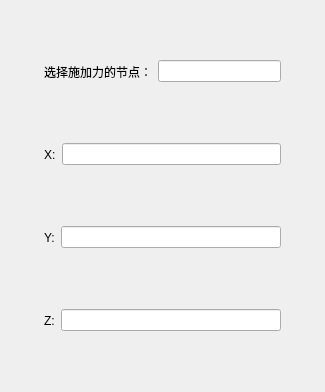
<?xml version="1.0" encoding="UTF-8"?>
<ui version="4.0">
 <class>AddLoadForceClass</class>
 <widget class="QDialog" name="AddLoadForceClass">
  <property name="geometry">
   <rect>
    <x>0</x>
    <y>0</y>
    <width>325</width>
    <height>392</height>
   </rect>
  </property>
  <property name="windowTitle">
   <string>AddLoadForce</string>
  </property>
  <layout class="QVBoxLayout" name="verticalLayout">
   <item>
    <widget class="QWidget" name="widget" native="true">
     <layout class="QVBoxLayout" name="verticalLayout_2">
      <item>
       <widget class="QWidget" name="widget_3" native="true">
        <layout class="QVBoxLayout" name="verticalLayout_3">
         <item>
          <widget class="QWidget" name="widget_2" native="true">
           <property name="maximumSize">
            <size>
             <width>16777215</width>
             <height>16777215</height>
            </size>
           </property>
           <layout class="QHBoxLayout" name="horizontalLayout">
            <item>
             <widget class="QLabel" name="label">
              <property name="text">
               <string>选择施加力的节点：</string>
              </property>
             </widget>
            </item>
            <item>
             <widget class="QLineEdit" name="lineEdit"/>
            </item>
           </layout>
          </widget>
         </item>
         <item>
          <widget class="QWidget" name="widget_4" native="true">
           <layout class="QHBoxLayout" name="horizontalLayout_2">
            <item>
             <widget class="QLabel" name="label_2">
              <property name="text">
               <string>X:</string>
              </property>
             </widget>
            </item>
            <item>
             <widget class="QLineEdit" name="lineEdit_2"/>
            </item>
           </layout>
          </widget>
         </item>
         <item>
          <widget class="QWidget" name="widget_6" native="true">
           <layout class="QHBoxLayout" name="horizontalLayout_3">
            <item>
             <widget class="QLabel" name="label_3">
              <property name="text">
               <string>Y:</string>
              </property>
             </widget>
            </item>
            <item>
             <widget class="QLineEdit" name="lineEdit_3"/>
            </item>
           </layout>
          </widget>
         </item>
         <item>
          <widget class="QWidget" name="widget_5" native="true">
           <layout class="QHBoxLayout" name="horizontalLayout_4">
            <item>
             <widget class="QLabel" name="label_4">
              <property name="text">
               <string>Z:</string>
              </property>
             </widget>
            </item>
            <item>
             <widget class="QLineEdit" name="lineEdit_4"/>
            </item>
           </layout>
          </widget>
         </item>
        </layout>
       </widget>
      </item>
     </layout>
    </widget>
   </item>
  </layout>
 </widget>
 <layoutdefault spacing="6" margin="11"/>
 <resources/>
 <connections/>
</ui>
